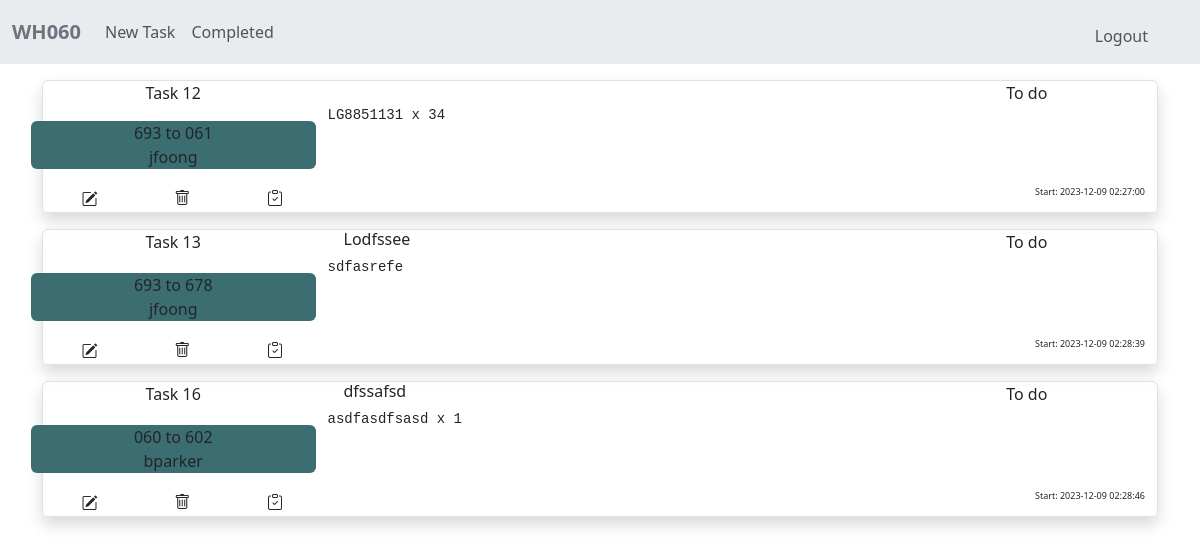
Page / (signed in) on the earlier database version.
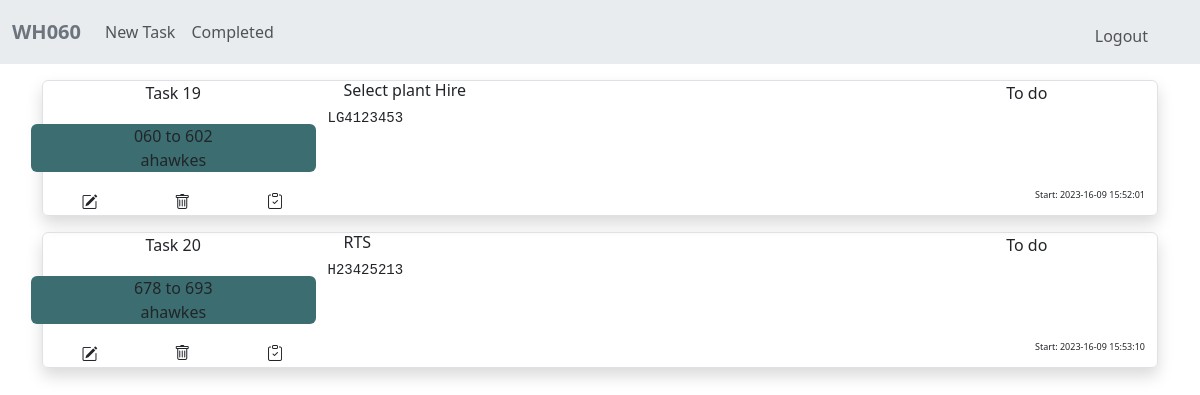
Same page on the later database version.
### tables this page shows
CREATE TABLE tasks (task_id INTEGER PRIMARY KEY AUTOINCREMENT NOT NULL, user_id INTEGER NOT NULL, task_name TEXT NOT NULL, reference TEXT NOT NULL, task TEXT NOT NULL, datetime DATETIME, status TEXT DEFAULT "To do", completed_datetime DATETIME, FOREIGN KEY (user_id) REFERENCES users(id));

CREATE TABLE users (id INTEGER PRIMARY KEY AUTOINCREMENT NOT NULL, username TEXT NOT NULL);

### app.py (the view)
@app.route("/")
@login_required
def index():
    conn = sqlite3.connect(my_file)
    conn.row_factory = sqlite3.Row
    cur = conn.cursor()
    res = cur.execute(
        "SELECT * FROM tasks JOIN users ON id = user_id WHERE status = 'To do' ORDER BY datetime"
    )
    tasks = res.fetchall()
    cur.close()
    conn.close()
    return render_template("index.html", tasks=tasks)

### app.py (called while the page is built)
@app.after_request
def after_request(response):
    response.headers["Cache-Control"] = "no-cache, no-store, must-revalidate"
    response.headers["Expires"] = 0
    response.headers["Pragma"] = "no-cache"
    return response

### helpers.py (called while the page is built)
def login_required(f):
    @wraps(f)
    def decorated_function(*args, **kwargs):
        if session.get("user_id") is None:
            return redirect("/login")
        return f(*args, **kwargs)
    return decorated_function

### templates/index.html (shortened to what this page needs)
{% extends "layout.html" %}
{% block main %}
{% for task in tasks %}
<div class="container px-0 my-3 border shadow text-center rounded">
  <div class="row no-gutters px-0">
    <div class="col-3 px-0">
      <span>Task {{ task.task_id }}</span>
    </div>
    <div class="col">
      <h6 class="text-start mx-3">{{ task.reference }}</h6>
    </div>
    <div class="col-3">
      <span>{{ task.status }}</span>
    </div>
  </div>
  <div class="row no-gutters">
    <div class="col-3 rounded my-3" style="background-color: #3C6E71;">
      <span>{{ task.task_name }}</span><br>
      <span>{{ task.username }}</span>
    </div>
    <div class="col-6 text-start">
      <pre style="white-space: pre-line">
            {{ task.task }}
          </pre>
    </div>
    <div class="col-3">
    </div>
  </div>
  <div class="container">
    <div class="row no-gutters p-0">
      <div class="col-1 d-flex justify-content-center rounded-start p-0 m-0">
        <form action="/edittask" method="get">
          <button type="submit" class="btn m-0 p-0" name=task_id value="{{ task.task_id }}"><i
              class="bi bi-pencil-square"></i></button>
        </form>
      </div>
      <div class="col-1 d-flex justify-content-center px-0 m-0">
        <button type="button" class="btn m-0 p-0" data-bs-toggle="modal" data-bs-target="#confirmdelete"><i
            class="bi bi-trash"></i></button>
      </div>
      <div class="col-1 d-flex justify-content-center rounded-end px-0 m-0">
        <form action="/completetask" method="post">
          <button type="submit" class="btn m-0 p-0 d-flex flex-row-reverse" name=task_id value="{{ task.task_id }}"><i
              class="bi bi-clipboard-check"></i></button>
        </form>
      </div>
      <div class="col-6">
      </div>
      <div class="col-3 d-flex justify-content-end">
        <span style="font-size: xx-small;">Start: {{ task.datetime }}</span>
      </div>
    </div>
  </div>
</div>
{% endfor %}
{% endblock %}

### templates/layout.html (shortened to what this page needs)
<!DOCTYPE html>
<html lang="en">
<head>
  <link href="https://cdn.jsdelivr.net/npm/bootstrap@5.3.1/dist/css/bootstrap.min.css" rel="stylesheet"
>
  <link rel="stylesheet" href="https://cdn.jsdelivr.net/npm/bootstrap-icons@1.10.5/font/bootstrap-icons.css">
</head>
<body>
  <nav class="navbar navbar-expand-lg navbar-light bg-body-secondary">
    <div class="container-xxl">
      <a href="/" class="navbar-brand">
        <span class="fw-bold text-secondary">WH060</span>
      </a>
      <div class="collapse navbar-collapse align-center" id="main-nav">
        {% if session["user_id"] %}
        <ul class="navbar-nav">
          <li class="nav-item">
            <a class="nav-link" href="/newtask">New Task</a>
          </li>
          <li class="nav-item">
            <a class="nav-link" href="/completed">Completed</a>
          </li>
        </ul>
        <ul class="navbar-nav ms-auto mt-2">
          <li class="nav-item">
            <a class="nav-link" href="/logout">Logout</a>
          </li>
          <ul>
            {% endif %}
      </div>
  </nav>
  <main class="container text-center">
    {% block main %}{% endblock %}
  </main>
</body>
</html>

Differences in the rows shown:
removed tasks: task_id "12", status "To do", task_name "693 to 061", username "jfoong", task "LG8851131 x 34", datetime "2023-12-09 02:27:00"
removed tasks: task_id "13", reference "Lodfssee", status "To do", task_name "693 to 678", username "jfoong", task "sdfasrefe", datetime "2023-12-09 02:28:39"
removed tasks: task_id "16", reference "dfssafsd", status "To do", task_name "060 to 602", username "bparker", task "asdfasdfsasd x 1", datetime "2023-12-09 02:28:46"
added tasks: task_id "19", reference "Select plant Hire", status "To do", task_name "060 to 602", username "ahawkes", task "LG4123453", datetime "2023-16-09 15:52:01"
added tasks: task_id "20", reference "RTS", status "To do", task_name "678 to 693", username "ahawkes", task "H23425213", datetime "2023-16-09 15:53:10"
